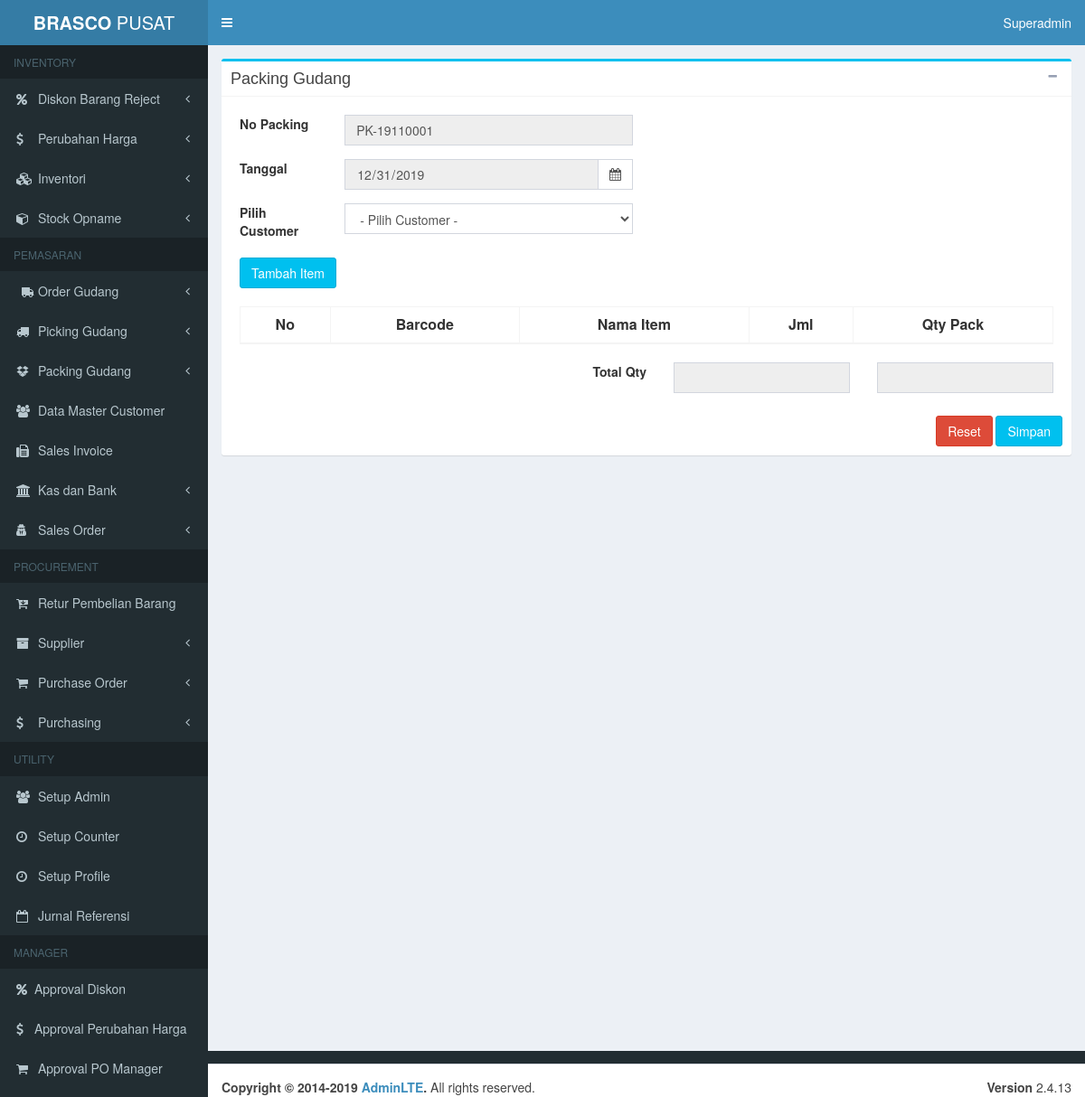
Before: /packing_gudang/input.php (signed in) with the older database file.
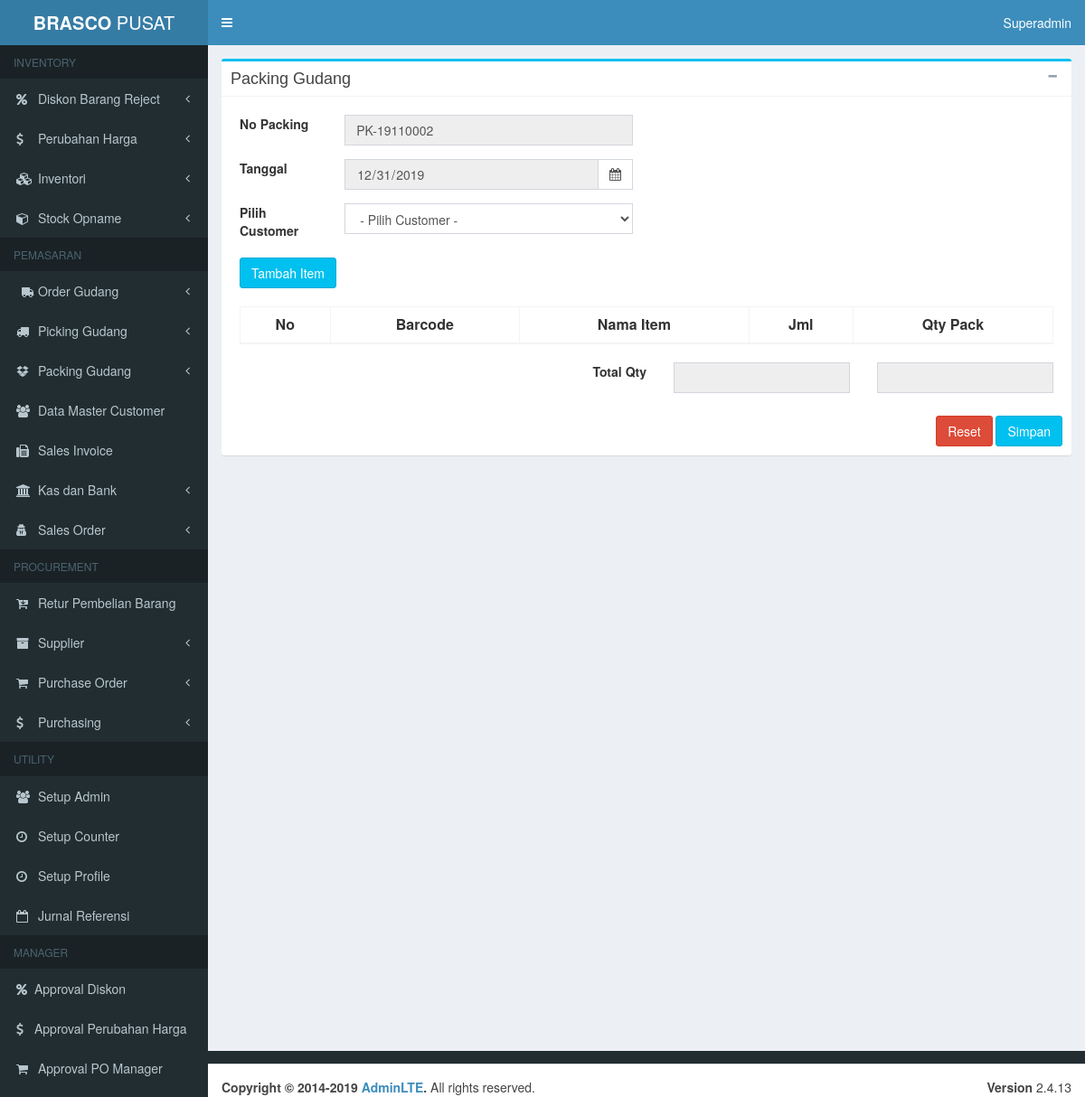
After: the same page with the newer database file.
### tables this page shows
CREATE TABLE IF NOT EXISTS `counter` (
  `tabel` varchar(255) NOT NULL,
  `nama` varchar(255) NOT NULL,
  `header` varchar(255) NOT NULL,
  `digit` varchar(8) NOT NULL,
  `id_edit_admin` varchar(255) NOT NULL,
  `created_at` timestamp NOT NULL DEFAULT current_timestamp(),
  `updated_at` timestamp NULL DEFAULT NULL ON UPDATE current_timestamp(),
  PRIMARY KEY (`tabel`)
);

### env.php (called while the page is built, shortened)
<?php
$host = "localhost";
$user = "root";
$password = "";
$dbname = "brasco_pusat";
$conn = mysqli_connect($host, $user, $password, $dbname);
function query($query)
{
  global $conn;
  $result = mysqli_query($conn, $query);
  $rows = [];
  while ($row = mysqli_fetch_assoc($result)) {
    $rows[] = $row;
  }
  return $rows;
}

### packing_gudang/input.php (the view, shortened to what this page needs)
<?php
require '../env.php';
$query = query('SELECT * FROM counter WHERE tabel = "packing"')[0];
$nomor_pick = $query['header'] . "-" . (intval($query['digit']) + 1);
?>
<?php include('../templates/header.php') ?>
<form id="fo" class="form-horizontal" action="" method="POST">
    <div class="content-wrapper">
        <section class="content">
            <div class="box box-info">
                <div class="box-header with-border">
                    <h3 class="box-title">Packing Gudang</h3>
                    <div class="box-tools pull-right">
                        <button type="button" class="btn btn-box-tool" data-widget="collapse" data-toggle="tooltip" title="Collapse"><i class="fa fa-minus"></i></button>
                    </div>
                </div>
                <div class="box-body">
                    <div class="row">
                        <div class="box-body">
                            <form method class="form-horizontal">
                                <div class="col-sm-6">
                                    <div class="form-group">
                                        <label class="col-xs-3">No Packing</label>
                                        <div class="col-xs-9">
                                            <input type="text" name="nomor_packing" class="form-control" value="<?= $nomor_pick ?>" readonly>
                                        </div>
                                    </div>
                                    <div class="form-group">
                                        <label class="col-xs-3">Tanggal</label>
                                        <div class="col-xs-9">
                                            <div class="input-group">
                                                <input type="date" name="Tanggal" id="tanggal" class="form-control" value="<?= date('Y-m-d') ?>" readonly>
                                                <div class="input-group-addon">
                                                    <i class="fa fa-calendar"></i>
                                                </div>
                                            </div>
                                        </div>
                                    </div>
                                    <div class="form-group">
                                        <label class="col-xs-3">Pilih Customer</label>
                                        <div class="col-xs-9">
                                            <select name="customer" id="customer" class="form-control">
                                                <option value="0" disabled selected>- Pilih Customer -</option>
                                            </select>
                                        </div>
                                    </div>
                                    <button type="button" data-toggle="modal" data-target="#modal3" class="btn btn-info">Tambah Item</button>
                                </div>
                            </form>
                        </div>
                    </div>
                    <div class="box-body">
                        <div class="table-responsive">
                            <table class="table table-bordered table-striped text-center">
                                <thead>
                                    <tr>
                                        <th>No</th>
                                        <th>Barcode</th>
                                        <th>Nama Item</th>
                                        <th>Jml</th>
                                        <th>Qty Pack</th>
                                    </tr>
                                </thead>
                            </table>
                        </div>
                        <div class="pull-right">
                            <div class="form-group">
                                <label class="col-xs-2">Total Qty</label>
                                <div class="col-xs-5">
                                    <input type="text" id="total_qty_pick" readonly class="form-control">
                                </div>
                                <div class="col-xs-5">
                                    <input type="text" id="total_qty_pack" readonly class="form-control">
                                </div>
                            </div>
                        </div>
                    </div>
                    <div class="pull-right">
                        <button class="btn btn-danger">Reset</button>
                        <button class="btn btn-info" type="submit" name="submit">Simpan</button>
                    </div>
                </div>
            </div>
        </section>
    </div>
</form>
<?php include('../templates/footer.php') ?>

Changed rows visible on the page:
changed counter: nomor_packing "PK-19110001" → "PK-19110002"
